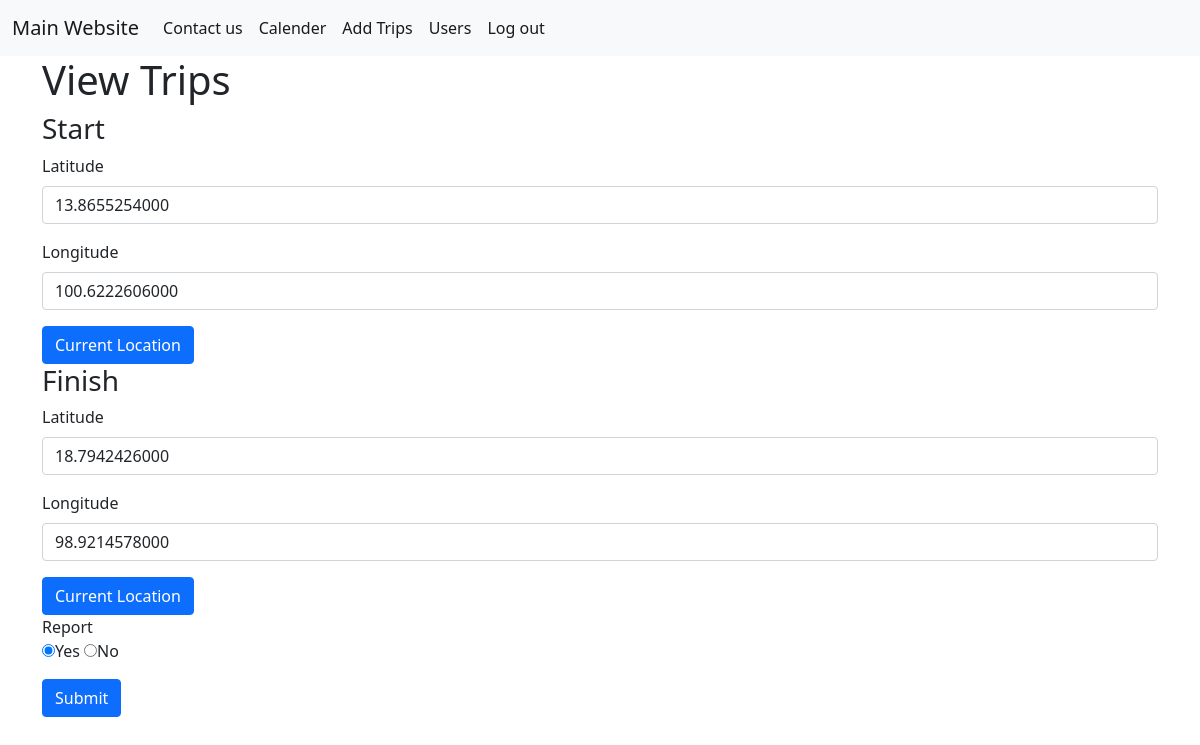
The page /viewtrips/1 (signed in) on the database as committed earlier.
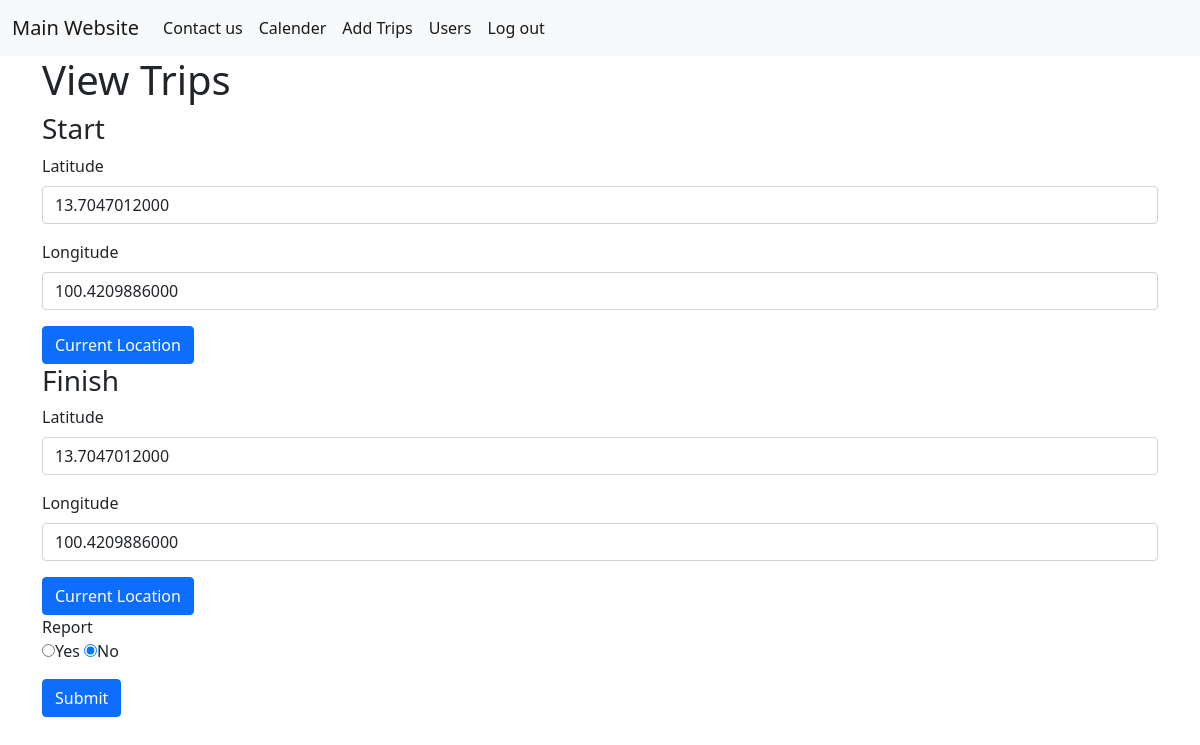
The same page on the database as committed later.
### app.py (models this page shows, shortened)
class Trips(db.Model):
    __tablename__ = "Trips"
    id = db.Column(db.Integer, primary_key=True)
    customer = db.Column(db.Text)
    date = db.Column(db.DateTime(timezone=True))
    location = db.Column(db.Text)
    distance = db.Column(db.Numeric)
    report = db.Column(db.Boolean)
    user_id = db.Column(db.Integer, db.ForeignKey('Users.id'))
    user = db.relationship("User", backref="Trips")
    start_latitude = db.Column(db.Numeric)
    start_longitude = db.Column(db.Numeric)
    finish_latitude = db.Column(db.Numeric)
    finish_longitude = db.Column(db.Numeric)

### app.py (the view, shortened to what this page needs)
@app.route("/viewtrips/<int:id>", methods=["GET", "POST"])
@login_required
def viewtrips(id):
    trip = Trips.query.get(id)
    return render_template("viewtrips.html", trip=trip)

### app.py (called while the page is built)
@login_manager.user_loader
def load_user(user_id):
    return User.query.get(int(user_id))

### templates/viewtrips.html (shortened to what this page needs)
{% extends "base.html" %}
{% block content%}
<div class="container">
    <h1>View Trips</h1>
    <form action="{{ url_for('viewtrips', id=trip.id) }}" method="POST">
        <h3>Start</h3>
        <div class="mb-3">
            <label for="start-latitude" class="form-label">Latitude</label>
            <input type="text" class="form-control" id="start-latitude" name="start-latitude"
                value="{{ trip.start_latitude }}">
        </div>
        <div class="mb-3">
            <label for="start-longitude" class="form-label">Longitude</label>
            <input type="text" class="form-control" id="start-longitude" name="start-longitude"
                value="{{ trip.start_longitude }}">
        </div>
        <button type="button" class="btn btn-primary" onclick="getStartLocation()">Current Location</button>
        <h3>Finish</h3>
        <div class="mb-3">
            <label for="finish-latitude" class="form-label">Latitude</label>
            <input type="text" class="form-control" id="finish-latitude" name="finish-latitude"
                value="{{ trip.finish_latitude }}">
        </div>
        <div class="mb-3">
            <label for="finish-longitude" class="form-label">Longitude</label>
            <input type="text" class="form-control" id="finish-longitude" name="finish-longitude"
                value="{{ trip.finish_longitude }}">
        </div>
        <button type="button" class="btn btn-primary" onclick="getFinishLocation()">Current Location</button>
        <div class="mb-3">
            <div>Report</div>
            <div class="mb-3">
                <input type="radio" id="report" name="report" value="yes" {% if trip.report %}checked{% endif
                    %}>Yes</input>
                <input type="radio" id="report" name="report" value="no" {% if not trip.report %}checked{%
                    endif %}>No</input>
            </div>
        </div>
        <button type="submit" class="btn btn-primary">Submit</button>
    </form>
</div>
{% endblock %}

Rows that differ between the two databases and show on the page:
changed Trips: start-latitude "13.8655254000" → "13.7047012000"; start-longitude "100.6222606000" → "100.4209886000"; finish-latitude "18.7942426000" → "13.7047012000"; finish-longitude "98.9214578000" → "100.4209886000"; report "☑" → "☐"; report "☐" → "☑"
